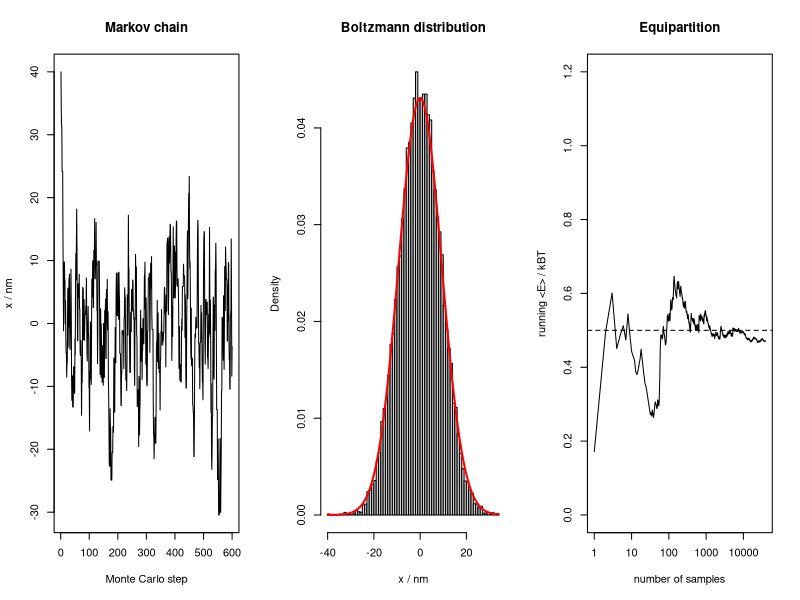

Reproduce this figure in R.
# Metropolis sampling of a bead in a harmonic trap, E(x) = k x^2 / 2 (k = 0.05 pN/nm, kBT = 4.28 pN nm).
set.seed(1)
k <- 0.05; kT <- 4.28
n <- 40000; step <- 12
x <- numeric(n); x[1] <- 40
for (i in 2:n) {
  y <- x[i - 1] + runif(1, -step, step)
  dE <- 0.5 * k * (y^2 - x[i - 1]^2)
  x[i] <- if (dE <= 0 || runif(1) < exp(-dE / kT)) y else x[i - 1]
}
xs <- x[-(1:1000)]
sig <- sqrt(kT / k)
op <- par(mfrow = c(1, 3))
plot(x[1:600], type = "l", xlab = "Monte Carlo step", ylab = "x / nm", main = "Markov chain")
hist(xs, breaks = 60, freq = FALSE, xlab = "x / nm", main = "Boltzmann distribution")
curve(dnorm(x, 0, sig), add = TRUE, col = "red", lwd = 2)
E <- 0.5 * k * xs^2 / kT
plot(cumsum(E) / seq_along(E), type = "l", log = "x", ylim = c(0, 1.2),
     xlab = "number of samples", ylab = "running <E> / kBT", main = "Equipartition")
abline(h = 0.5, lty = 2)
par(op)
cat("variance:", var(xs), " expected:", kT / k, "\n")
